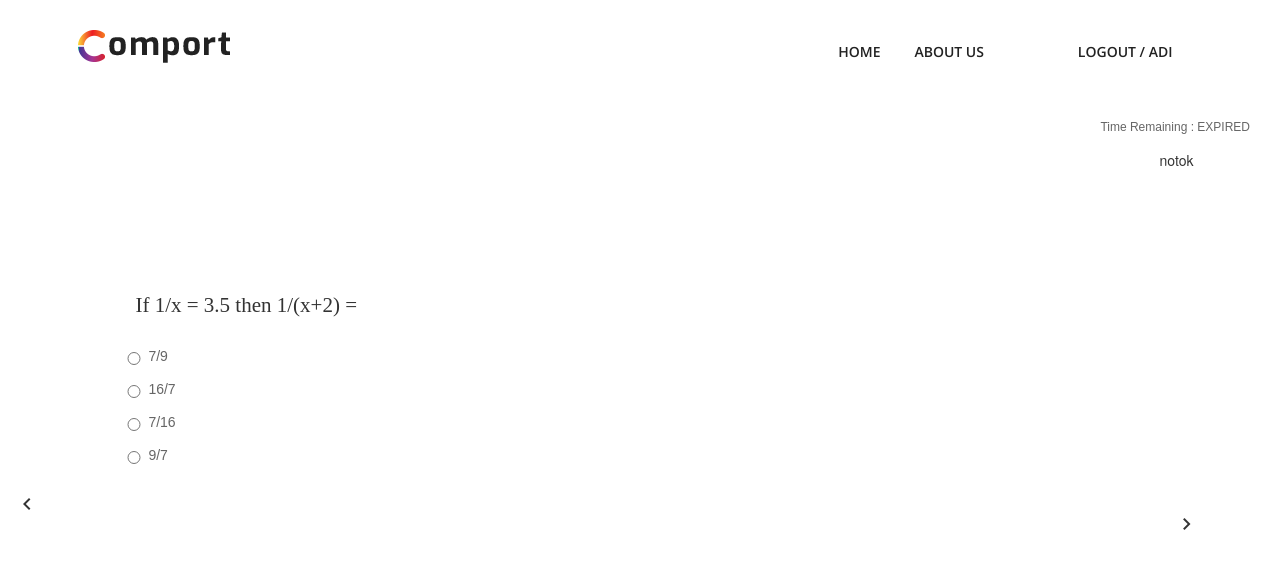
Page /questions.php (signed in) on the committed database.
### tables this page shows
CREATE TABLE `questions` (
  `id` int(11) NOT NULL,
  `question` varchar(1000) NOT NULL,
  `A` varchar(10) NOT NULL,
  `B` varchar(10) NOT NULL,
  `C` varchar(10) NOT NULL,
  `D` varchar(10) NOT NULL,
  `ans` varchar(10) NOT NULL,
  `category` int(11) NOT NULL
);

### includes/shuffle.php (called while the page is built)
<?php
	include('conn.php');
	$ses=$_SESSION['userId'];
	$sql="SELECT * FROM timetable WHERE uid='$ses' AND tid=(SELECT MAX(tid) FROM timetable)";
	$resultTime=$db->query($sql) or die('error: '.$db->error);
	$row = $resultTime->fetch_assoc();
?>

### includes/q.php (the view, shortened to what this page needs)
<?php
$uid = $row['uid'];
$sql="SELECT shuffle,eid FROM exam WHERE uid = '$uid' AND eid= (SELECT MAX(eid) FROM exam)";
$result=$db->query($sql) or die($db->error);
$row = $result->fetch_assoc();
$shuffle = explode (",",$row['shuffle']);
$i=$_SESSION['iteration'];
        if ($shuffle[$i]=='#') {
          echo "<script> window.location = 'response.php'; </script>";
          }else{
          $sql="SELECT * FROM questions WHERE id='$shuffle[$i]'";
          $result=$db->query($sql) or die($db->error);
          $row = $result->fetch_assoc();
          }
echo $_SESSION['status'];
 ?>
    <section class="feature-area section-padding2 col-md-10">
        <div class="container">
            <div class="row">
<span class="col-md-11" id="Q">
<?= $row['question'] ?>
</span>
    <p class="ansDiv col-md-12">
      <form action="includes/submit.php" id="answerform" method="POST">
      <table>
        <tbody>
          <tr>
            <td style="width: 2em;">
            <input type="radio" name="answer" value="<?= $row['A'] ?>">
            </td>
            <td style="width: 2em;"><label class="ans" id="A"><?= $row['A'] ?></label></td>
          </tr>
            <td style="width: 2em;">
          <input type="radio" name="answer" value="<?= $row['B'] ?>">
            </td>
            <td style="width: 2em;"><label class="ans" id="A"><?= $row['B'] ?></label></td>
            <td style="width: 2em;">
          <input type="radio" name="answer" value="<?= $row['C'] ?>">
            </td>
            <td style="width: 2em;"><label class="ans" id="A"><?= $row['C'] ?></label></td>
            <td style="width: 2em;">
          <input type="radio" name="answer" value="<?= $row['D'] ?>">
            </td style="width: 2em;">
            <td><label class="ans" id="A"><?= $row['D'] ?></label></td>
        </tbody>
      </table>
    </form>
    </p>
  </div>
</div>
</section>

### assets/css/style.css (style rules this page uses)
body { color:#777;font-family:"Open Sans",sans-serif;font-weight:400 }
.section-padding2 { padding-top:140px }

### questions.php (style rules this page uses)
form { display: grid; }
label, input { display:block; padding: 1.2em; }
input { width: 100%; border:1px solid #ccc; border-radius:4px; line-height: 1; }
p, label { font: 14px/14px "Arial", sans-serif; padding: .5em 0; color: #666; }
p, a, a:link, a:visited, a:hover, a:active { font: 12px/14px "Arial", sans-serif; color: #666; }
form input[type=radio] { display: inline-block; }
#Q { font-family: 'PT Serif', serif; font-size: 1.5em; }

### rows in the picture
questions: question "If 1/x = 3.5 then 1/(x+2) =", A "7/9", B "16/7", C "7/16", D "9/7"

### other values in the picture
$_SESSION['user'] "ADI"
$_SESSION['status'] "notok"
